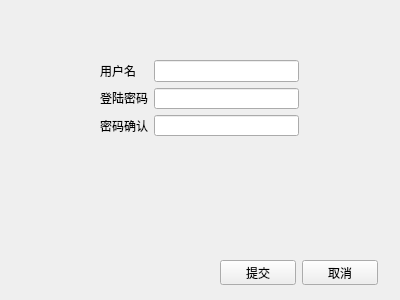
<?xml version="1.0" encoding="UTF-8"?>
<ui version="4.0">
 <class>ForgetPassword</class>
 <widget class="QWidget" name="ForgetPassword">
  <property name="geometry">
   <rect>
    <x>0</x>
    <y>0</y>
    <width>400</width>
    <height>300</height>
   </rect>
  </property>
  <property name="windowTitle">
   <string>Form</string>
  </property>
  <widget class="QWidget" name="">
   <property name="geometry">
    <rect>
     <x>100</x>
     <y>60</y>
     <width>199</width>
     <height>76</height>
    </rect>
   </property>
   <layout class="QHBoxLayout" name="horizontalLayout">
    <item>
     <layout class="QVBoxLayout" name="verticalLayout">
      <item>
       <widget class="QLabel" name="user_lable">
        <property name="text">
         <string>用户名</string>
        </property>
       </widget>
      </item>
      <item>
       <widget class="QLabel" name="firstPassword_label">
        <property name="text">
         <string>登陆密码</string>
        </property>
       </widget>
      </item>
      <item>
       <widget class="QLabel" name="twicePassword_label">
        <property name="text">
         <string>密码确认</string>
        </property>
       </widget>
      </item>
     </layout>
    </item>
    <item>
     <layout class="QVBoxLayout" name="verticalLayout_2">
      <item>
       <widget class="QLineEdit" name="user_Edit"/>
      </item>
      <item>
       <widget class="QLineEdit" name="firstPassword_Edit"/>
      </item>
      <item>
       <widget class="QLineEdit" name="twicePassword_Edit"/>
      </item>
     </layout>
    </item>
   </layout>
  </widget>
  <widget class="QWidget" name="">
   <property name="geometry">
    <rect>
     <x>220</x>
     <y>260</y>
     <width>158</width>
     <height>25</height>
    </rect>
   </property>
   <layout class="QHBoxLayout" name="horizontalLayout_2">
    <item>
     <widget class="QPushButton" name="push_Button">
      <property name="text">
       <string>提交</string>
      </property>
     </widget>
    </item>
    <item>
     <widget class="QPushButton" name="cannel_Button">
      <property name="text">
       <string>取消</string>
      </property>
     </widget>
    </item>
   </layout>
  </widget>
 </widget>
 <resources/>
 <connections/>
</ui>
